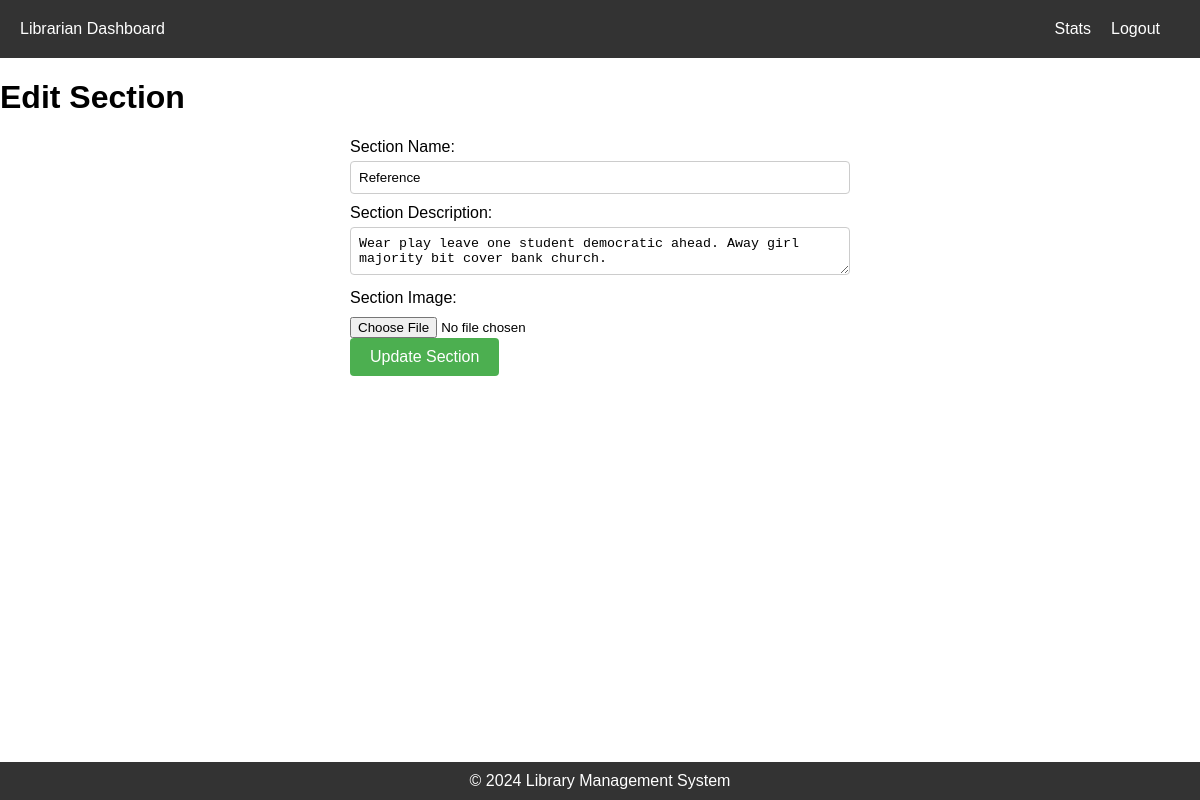
The page /edit_section/2 on the database as committed earlier.
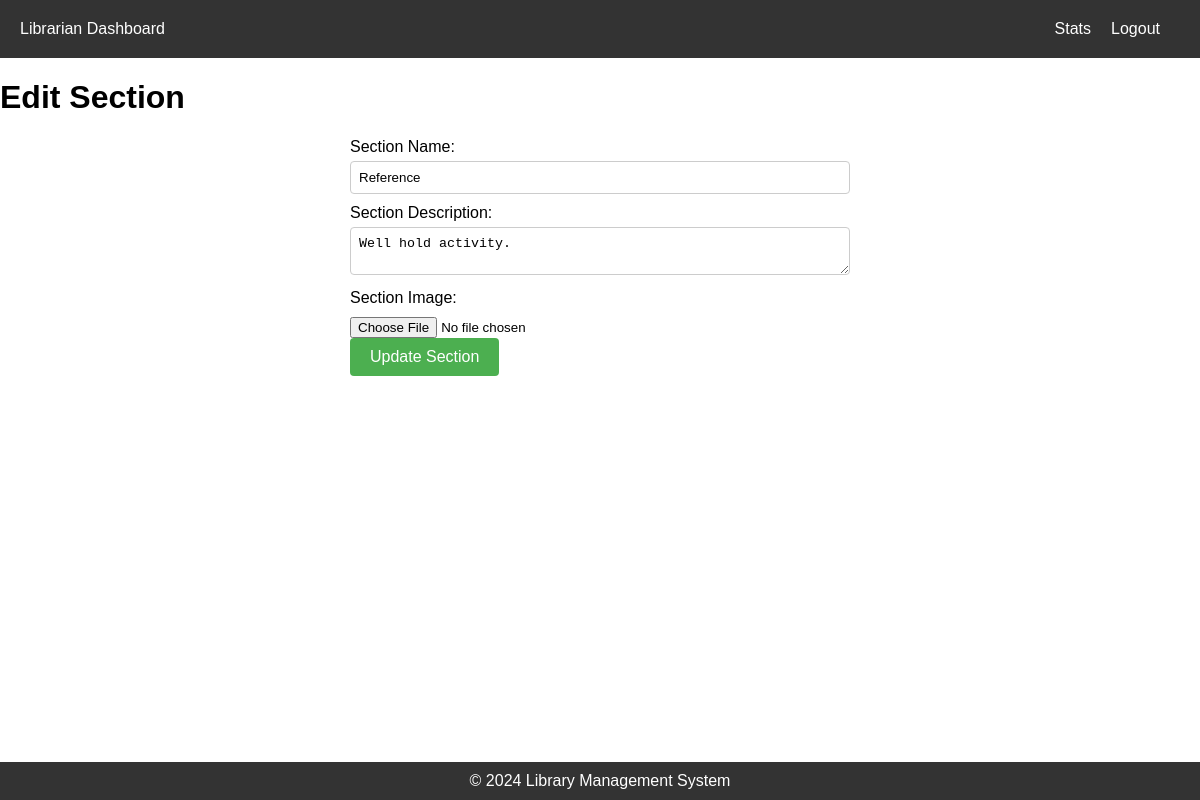
The same page on the database as committed later.
### application/models.py (models this page shows, shortened)
class Section(db.Model):
    id = db.Column(db.Integer, primary_key=True)
    name = db.Column(db.String(100), nullable=False, unique=True)
    description = db.Column(db.Text, nullable=True)
    image = db.Column(db.String(255), nullable=True)  # Image URL or file path
    date_added = db.Column(db.DateTime, nullable=False, default=db.func.current_timestamp())
    books = relationship('Book', back_populates='section')

### application/routes.py (the view, shortened to what this page needs)
@app.route('/edit_section/<int:section_id>', methods=['GET', 'POST'])
def edit_section(section_id):
    section = Section.query.get_or_404(section_id)
    ALLOWED_EXTENSIONS = {'png', 'jpg', 'jpeg', 'gif'}
    UPLOAD_FOLDER = 'assets'
    app.config['UPLOAD_FOLDER'] = UPLOAD_FOLDER
    return render_template('librarian/section/edit_section.html', section=section)

### templates/librarian/section/edit_section.html (shortened to what this page needs)
<!DOCTYPE html>
<html lang="en">
<head>
  <link rel="stylesheet" href="{{ url_for('static', filename='librarian_nav.css') }}">
  <link rel="stylesheet" href="{{ url_for('static', filename='edit_section.css') }}">
  <link rel="stylesheet" href="{{ url_for('static', filename='footer.css') }}">
</head>
<body>
  <header>
    <nav>
      <ul>
        <li><a href="{{ url_for('librarian_dashboard') }}">Librarian Dashboard</a></li>
        <li class="navbar-right"><a href="{{ url_for('logout') }}">Logout</a></li>
        <li class="navbar-right"><a href="{{ url_for('librarian_statistics') }}">Stats</a></li>
      </ul>
    </nav>
  </header>
  <h1>Edit Section</h1>
  <form action="{{ url_for('edit_section', section_id=section.id) }}" method="post" enctype="multipart/form-data">
    <label for="section_name">Section Name:</label>
    <input type="text" name="section_name" id="section_name" value="{{ section.name }}" required><br>
    <label for="section_description">Section Description:</label>
    <textarea name="section_description" id="section_description">{{ section.description }}</textarea><br>
    <label for="section_image">Section Image:</label>
    <input type="file" name="section_image" id="section_image"><br>
    <button type="submit">Update Section</button>
  </form>
</body>
<footer>
    <p>&copy; 2024 Library Management System</p>
</footer>
</html>

Rows that differ between the two databases and show on the page:
changed Section "Reference": section_description "Wear play leave one student democratic ahead. Away girl majority bit cover bank church." → "Well hold activity."
